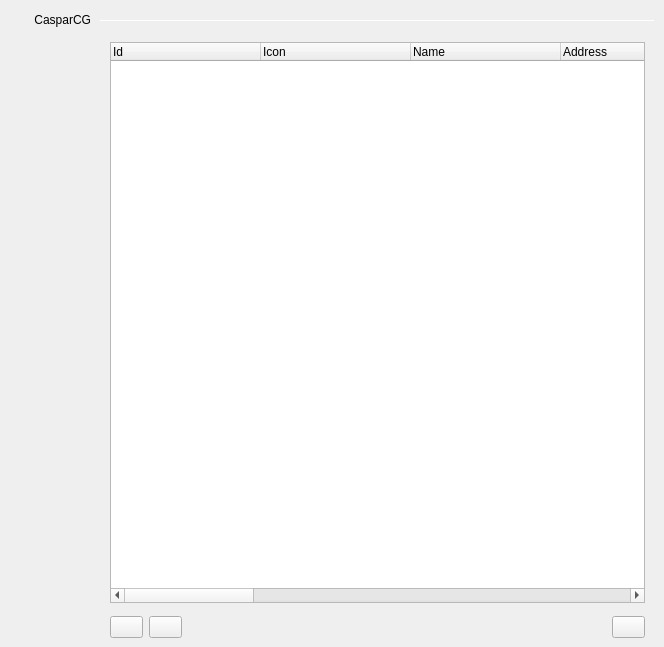
   <widget class="QWidget" name="tabDevices">
    <attribute name="title">
     <string>Servers</string>
    </attribute>
    <widget class="QTreeWidget" name="treeWidgetDevice">
     <property name="geometry">
      <rect>
       <x>110</x>
       <y>42</y>
       <width>535</width>
       <height>561</height>
      </rect>
     </property>
     <property name="rootIsDecorated">
      <bool>false</bool>
     </property>
     <property name="uniformRowHeights">
      <bool>true</bool>
     </property>
     <attribute name="headerDefaultSectionSize">
      <number>150</number>
     </attribute>
     <attribute name="headerShowSortIndicator" stdset="0">
      <bool>false</bool>
     </attribute>
     <column>
      <property name="text">
       <string>Id</string>
      </property>
     </column>
     <column>
      <property name="text">
       <string>Icon</string>
      </property>
     </column>
     <column>
      <property name="text">
       <string>Name</string>
      </property>
     </column>
     <column>
      <property name="text">
       <string>Address</string>
      </property>
     </column>
     <column>
      <property name="text">
       <string>Port</string>
      </property>
     </column>
     <column>
      <property name="text">
       <string>Description</string>
      </property>
     </column>
     <column>
      <property name="text">
       <string>Username</string>
      </property>
     </column>
     <column>
      <property name="text">
       <string>Password</string>
      </property>
     </column>
     <column>
      <property name="text">
       <string>Version</string>
      </property>
     </column>
     <column>
      <property name="text">
       <string>Shadow</string>
      </property>
     </column>
     <column>
      <property name="text">
       <string>Channels</string>
      </property>
     </column>
     <column>
      <property name="text">
       <string>Channel Formats</string>
      </property>
     </column>
     <column>
      <property name="text">
       <string>Preview Channel</string>
      </property>
     </column>
     <column>
      <property name="text">
       <string>Locked Channel</string>
      </property>
     </column>
    </widget>
    <widget class="QToolButton" name="toolButtonRemoveDevice">
     <property name="geometry">
      <rect>
       <x>149</x>
       <y>616</y>
       <width>33</width>
       <height>22</height>
      </rect>
     </property>
     <property name="minimumSize">
      <size>
       <width>33</width>
       <height>22</height>
      </size>
     </property>
     <property name="font">
      <font>
       <weight>75</weight>
       <bold>true</bold>
      </font>
     </property>
     <property name="toolTip">
      <string>Remove CasparCG Server</string>
     </property>
    </widget>
    <widget class="QToolButton" name="toolButtonAddDevice">
     <property name="geometry">
      <rect>
       <x>110</x>
       <y>616</y>
       <width>33</width>
       <height>22</height>
      </rect>
     </property>
     <property name="minimumSize">
      <size>
       <width>33</width>
       <height>22</height>
      </size>
     </property>
     <property name="font">
      <font>
       <weight>75</weight>
       <bold>true</bold>
      </font>
     </property>
     <property name="toolTip">
      <string>Add CasparCG Server</string>
     </property>
    </widget>
    <widget class="Line" name="lineCasparCG">
     <property name="geometry">
      <rect>
       <x>100</x>
       <y>20</y>
       <width>555</width>
       <height>1</height>
      </rect>
     </property>
     <property name="orientation">
      <enum>Qt::Horizontal</enum>
     </property>
    </widget>
    <widget class="QLabel" name="labelCasparCG">
     <property name="geometry">
      <rect>
       <x>10</x>
       <y>12</y>
       <width>81</width>
       <height>16</height>
      </rect>
     </property>
     <property name="text">
      <string>CasparCG</string>
     </property>
     <property name="alignment">
      <set>Qt::AlignRight|Qt::AlignTrailing|Qt::AlignVCenter</set>
     </property>
    </widget>
    <widget class="QToolButton" name="toolButtonImportDevice">
     <property name="geometry">
      <rect>
       <x>612</x>
       <y>616</y>
       <width>33</width>
       <height>22</height>
      </rect>
     </property>
     <property name="minimumSize">
      <size>
       <width>33</width>
       <height>22</height>
      </size>
     </property>
     <property name="font">
      <font>
       <weight>75</weight>
       <bold>true</bold>
      </font>
     </property>
     <property name="toolTip">
      <string>Import CasparCG Servers</string>
     </property>
    </widget>
   </widget>
